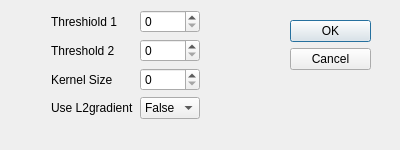
<?xml version="1.0" encoding="UTF-8"?>
<ui version="4.0">
 <class>Dialog_canny</class>
 <widget class="QDialog" name="Dialog_canny">
  <property name="geometry">
   <rect>
    <x>0</x>
    <y>0</y>
    <width>400</width>
    <height>150</height>
   </rect>
  </property>
  <property name="sizePolicy">
   <sizepolicy hsizetype="Fixed" vsizetype="Fixed">
    <horstretch>0</horstretch>
    <verstretch>0</verstretch>
   </sizepolicy>
  </property>
  <property name="minimumSize">
   <size>
    <width>400</width>
    <height>150</height>
   </size>
  </property>
  <property name="maximumSize">
   <size>
    <width>400</width>
    <height>150</height>
   </size>
  </property>
  <property name="windowTitle">
   <string>Canny Edge Detector</string>
  </property>
  <widget class="QDialogButtonBox" name="buttonBox">
   <property name="geometry">
    <rect>
     <x>290</x>
     <y>20</y>
     <width>81</width>
     <height>241</height>
    </rect>
   </property>
   <property name="orientation">
    <enum>Qt::Vertical</enum>
   </property>
   <property name="standardButtons">
    <set>QDialogButtonBox::Cancel|QDialogButtonBox::Ok</set>
   </property>
  </widget>
  <widget class="QWidget" name="">
   <property name="geometry">
    <rect>
     <x>51</x>
     <y>10</y>
     <width>149</width>
     <height>113</height>
    </rect>
   </property>
   <layout class="QGridLayout" name="gridLayout">
    <item row="0" column="0">
     <widget class="QLabel" name="label">
      <property name="text">
       <string>Threshiold 1</string>
      </property>
     </widget>
    </item>
    <item row="0" column="1">
     <widget class="QSpinBox" name="spinBox_thresh1">
      <property name="maximum">
       <number>255</number>
      </property>
      <property name="singleStep">
       <number>10</number>
      </property>
     </widget>
    </item>
    <item row="1" column="0">
     <widget class="QLabel" name="label_2">
      <property name="text">
       <string>Threshold 2</string>
      </property>
     </widget>
    </item>
    <item row="1" column="1">
     <widget class="QSpinBox" name="spinBox_thresh2">
      <property name="maximum">
       <number>255</number>
      </property>
      <property name="singleStep">
       <number>10</number>
      </property>
     </widget>
    </item>
    <item row="2" column="0">
     <widget class="QLabel" name="label_3">
      <property name="text">
       <string>Kernel Size</string>
      </property>
     </widget>
    </item>
    <item row="2" column="1">
     <widget class="QSpinBox" name="spinBox_kernelsize">
      <property name="maximum">
       <number>1000</number>
      </property>
     </widget>
    </item>
    <item row="3" column="0">
     <widget class="QLabel" name="label_4">
      <property name="text">
       <string>Use L2gradient</string>
      </property>
     </widget>
    </item>
    <item row="3" column="1">
     <widget class="QComboBox" name="comboBox">
      <item>
       <property name="text">
        <string>False</string>
       </property>
      </item>
      <item>
       <property name="text">
        <string>True</string>
       </property>
      </item>
     </widget>
    </item>
   </layout>
  </widget>
 </widget>
 <resources/>
 <connections>
  <connection>
   <sender>buttonBox</sender>
   <signal>accepted()</signal>
   <receiver>Dialog_canny</receiver>
   <slot>accept()</slot>
   <hints>
    <hint type="sourcelabel">
     <x>248</x>
     <y>254</y>
    </hint>
    <hint type="destinationlabel">
     <x>157</x>
     <y>274</y>
    </hint>
   </hints>
  </connection>
  <connection>
   <sender>buttonBox</sender>
   <signal>rejected()</signal>
   <receiver>Dialog_canny</receiver>
   <slot>reject()</slot>
   <hints>
    <hint type="sourcelabel">
     <x>316</x>
     <y>260</y>
    </hint>
    <hint type="destinationlabel">
     <x>286</x>
     <y>274</y>
    </hint>
   </hints>
  </connection>
 </connections>
</ui>
